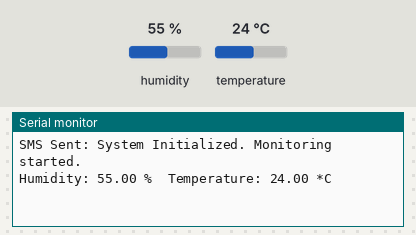
A sketch run on a simulated Arduino Uno, built with avr-gcc and run on an emulated ATmega328P. Parts: the last lines printed to the serial monitor. Inputs (shaded band) come from the test bench; at power-on: humidity 55 %, temperature 24 °C. The modem accepts every AT command (registered, SIM ready, sends succeed) and sends nothing else.

Above: at 3.5 s.
3.6 s: humidity set to 69 %
At 5.9 s:
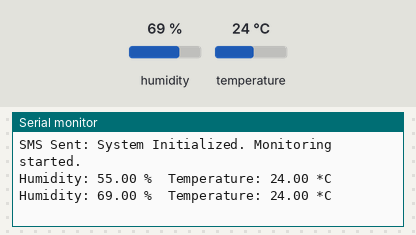
6.3 s: humidity set to 72 %
At 8.7 s:
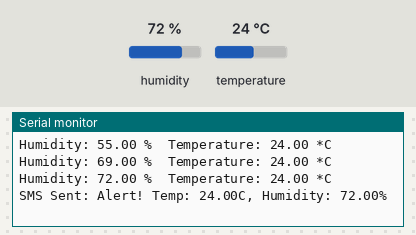

The sketch:

Code.ino
```cpp
#include <DHT.h>
#include <SoftwareSerial.h>
#define DHTPIN 7
#define DHTTYPE DHT11
DHT dht(DHTPIN, DHTTYPE);
SoftwareSerial sim800l(2, 3);


float tempThreshold = 30.0;
float humidityThreshold = 70.0;
void setup() {
Serial.begin(9600);
sim800l.begin(9600);
dht.begin();
delay(1000);
sendSMS("System Initialized. Monitoring started.");
sim800l.println("AT+CSQ");
}
void loop() {

float h = dht.readHumidity();
float t = dht.readTemperature();
if (isnan(h) || isnan(t)) {
Serial.println("Failed to read from DHT sensor!");
return;
}
Serial.print("Humidity: ");
Serial.print(h);
Serial.print(" %\t");
Serial.print("Temperature: ");
Serial.print(t);
Serial.println(" *C");

if (t > tempThreshold || h > humidityThreshold) {
String alertMsg = "Alert! Temp: " + String(t) + "C, Humidity: " + String(h) + "%";
sendSMS(alertMsg);
delay(30000);
}
delay(2000);
}

void sendSMS(String message) {
sim800l.println("AT+CMGF=1");
delay(100);
sim800l.println("AT+CMGS=\"+911009876809\"");
delay(100);
sim800l.println(message);
delay(100);
sim800l.write(26);
delay(1000);
Serial.println("SMS Sent: " + message);
}
```

Measured:
- the behaviour switches between 70 and 71 % on humidity (found by bisection; images 1 and 2)
- after the input at 3.6 s, the serial monitor: prints a new line after 0.84 s (image 1)
- after the input at 6.3 s, the serial monitor: prints a new line after 0.16 s (image 2)
